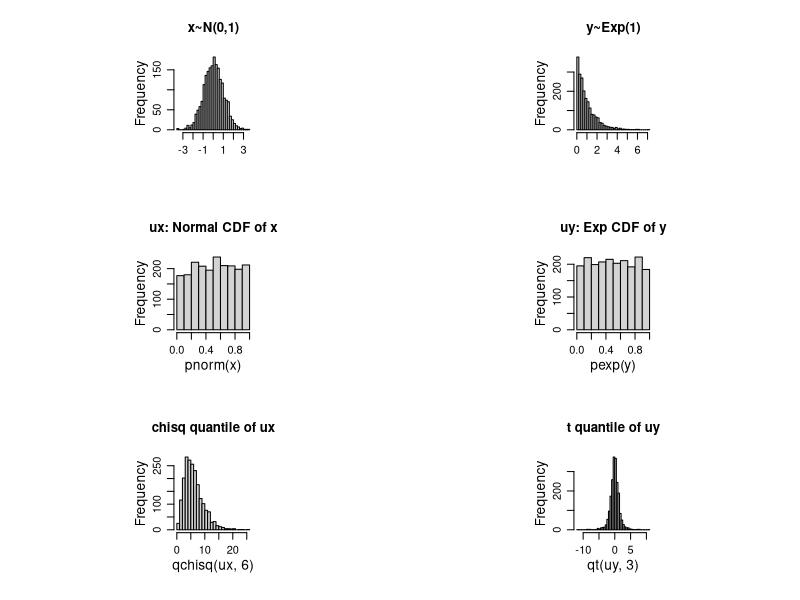
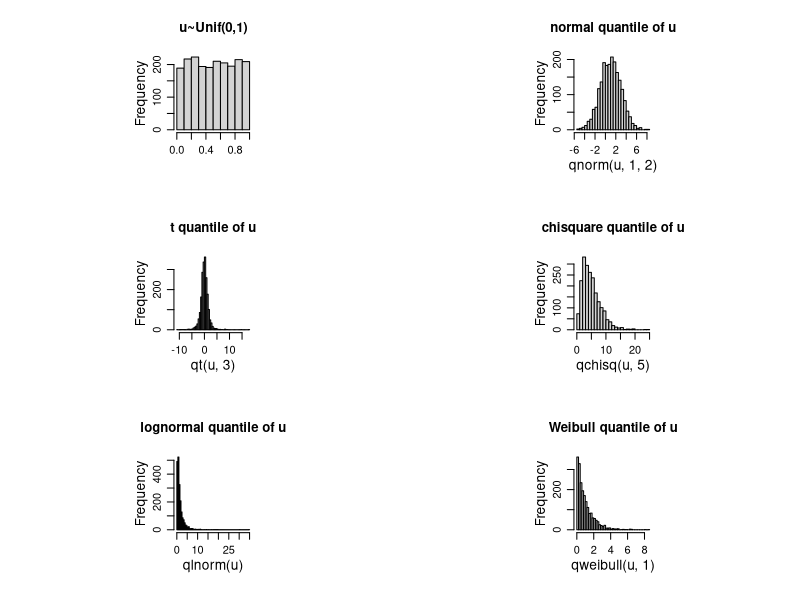
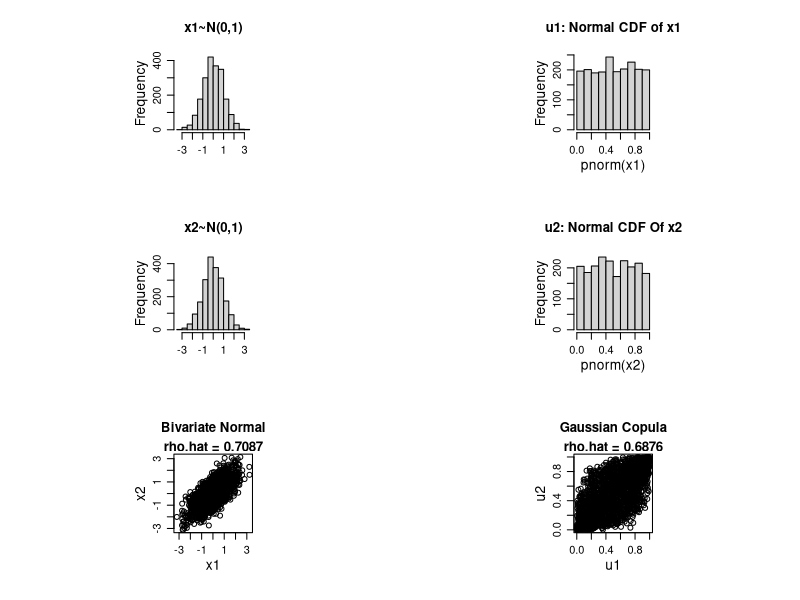
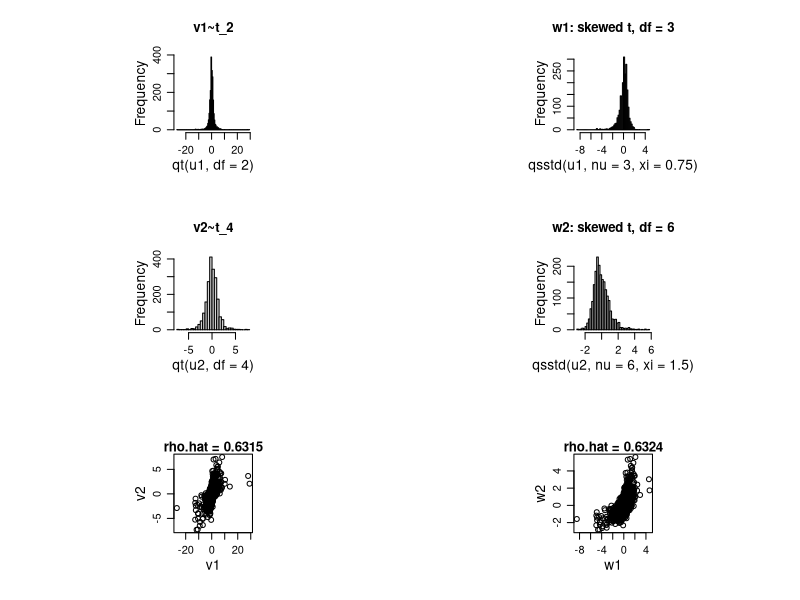
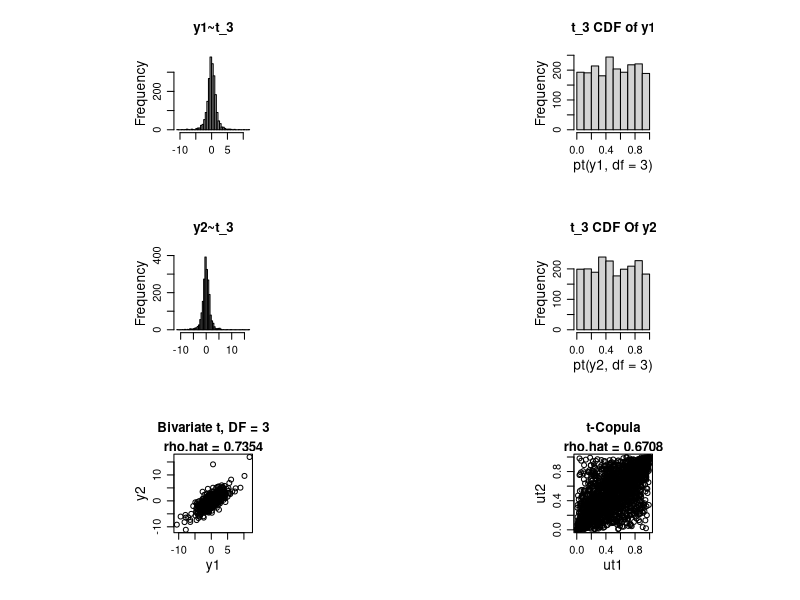
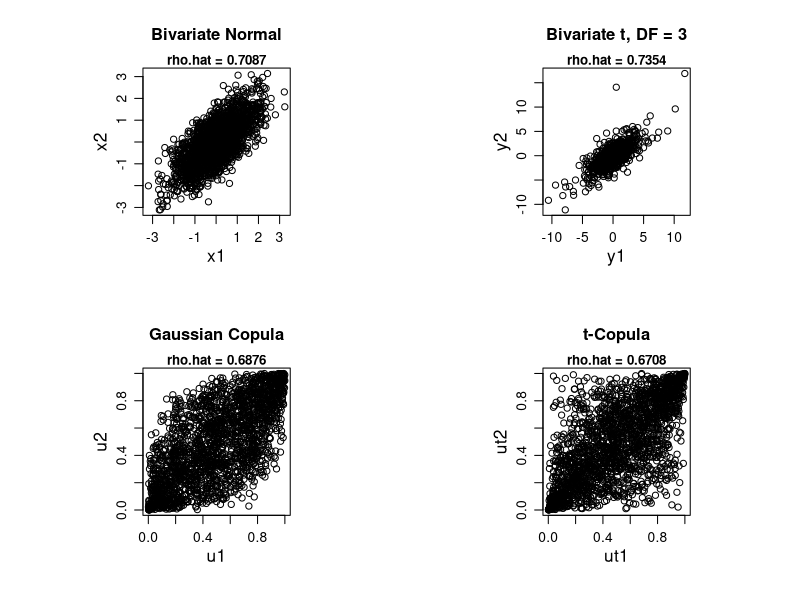
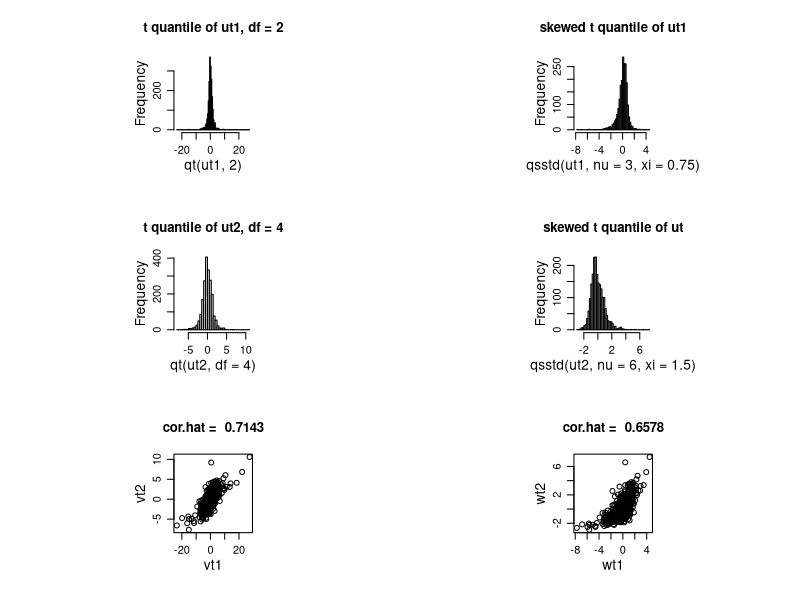
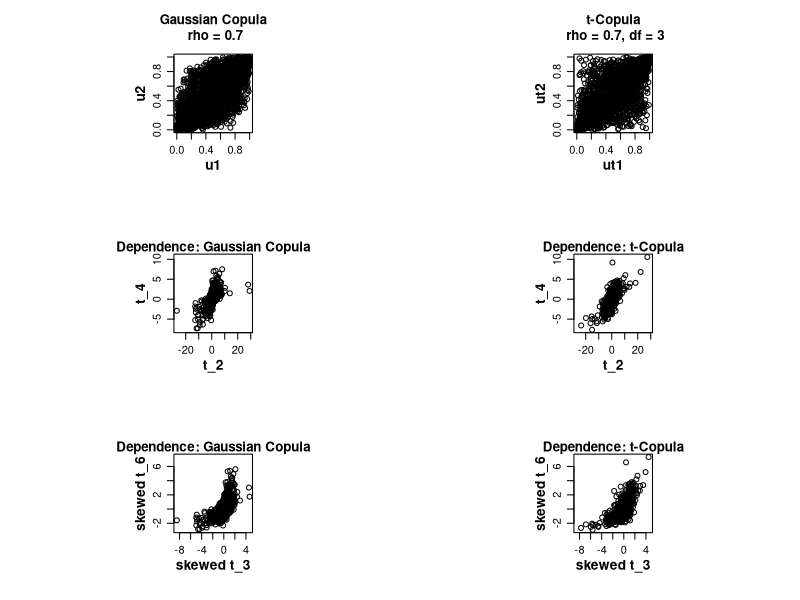

Write R code to recreate these figures, in order.
####---------------------------####
####    CDF Transformation     ####
####---------------------------####
set.seed(9132024)
n = 2048; 
par(mfrow =c(3,2), pty = "s", mgp = c(2,0.8,0), cex.lab = 1.25)
x = rnorm(n);  ## simulate N(0,1)
y = rexp(n);   ## simulate Exp(1)
hist(x, "scott", main ="x~N(0,1)", xlab = "");
hist(y, "scott", main = "y~Exp(1)", xlab = "")
head(cbind(x,y),4)

ux = pnorm(x); uy = pexp(y) ## CDF transform
hist(pnorm(x),"scott", main = "ux: Normal CDF of x");
hist(pexp(y),"scott", main = "uy: Exp CDF of y")

head(cbind(qnorm(ux), qexp(uy)),4);  ## quantile transform back to x and y

hist(qchisq(ux,6), "scott", main = "chisq quantile of ux"); ## chisquare
hist(qt(uy,3),"scott", main = "t quantile of uy");  ## t_3


set.seed(8343143)
u = runif(n) ### simulate uniform random variables
par(mfrow =c(3,2), pty = "s", mgp = c(2,0.8,0), cex.lab = 1.25)
hist(u, "scott", main = "u~Unif(0,1)", xlab = "")

## quantile transform to 5 different distributions
hist(qnorm(u,1,2), "scott", main = "normal quantile of u")
hist(qt(u,3),"scott", main = "t quantile of u")
hist(qchisq(u, 5),"scott", main = "chisquare quantile of u")
hist(qlnorm(u),"scott", main = "lognormal quantile of u")
hist(qweibull(u, 1),"scott", main = "Weibull quantile of u")

####---------------------------####
####     Gaussian Copula       ####
####---------------------------####
S = matrix(c(1,0.7,0.7,1),2); S
library(MASS); 
set.seed(63290)
X = mvrnorm(n,c(0,0), S); x1 = X[,1]; x2 = X[,2]
cat("Bivariate Normal with rho  = 0.7\n"); S

par(mfcol = c(3,2), pty = "s", mgp = c(2,0.8,0), cex.lab = 1.25)
hist(x1, main = "x1~N(0,1)", xlab = "")
hist(x2, main = "x2~N(0,1)", xlab = "")
plot(x1,x2, main = "Bivariate Normal")
mtext(paste("rho.hat =", round(cor(x1,x2),4)), font = 2, cex = 0.8)

u1 = pnorm(x1); u2 = pnorm(x2); 
hist(pnorm(x1),"scott", main = "u1: Normal CDF of x1")
hist(pnorm(x2),"scott", main = "u2: Normal CDF Of x2")
plot(u1,u2)
title(main = "Gaussian Copula")
mtext(paste("rho.hat =", round(cor(u1,u2),4)), font = 2, cex = 0.8)


v1 = qt(u1, df = 2); v2 = qt(u2, df = 4);
hist(qt(u1, df = 2),"scott", main = "v1~t_2")
hist(qt(u2, df = 4),"scott", main = "v2~t_4")
plot(v1,v2)
mtext(paste("rho.hat =", round(cor(v1,v2),4)), font = 2, cex = 0.8)

library(fGarch)
w1 = qsstd(u1, nu = 3, xi = 0.75); w2 = qsstd(u2, nu = 6, xi = 1.5);
hist(qsstd(u1, nu = 3, xi = 0.75),"scott", main = "w1: skewed t, df = 3")
hist(qsstd(u2, nu = 6, xi = 1.5),"scott", main = "w2: skewed t, df = 6")
plot(w1,w2)
mtext(paste("rho.hat =", round(cor(w1,w2),4)), font = 2, cex = 0.8)

####---------------------------####
#####         t-Copula         ####
####---------------------------####
####    Simulate Bivariate t   ####
set.seed(20283)
df = 3
chi = rchisq(n,df)
y1 = x1/sqrt(chi/df); y2 = x2/sqrt(chi/df); Y = cbind(y1,y2)

####---------------------------####
par(mfcol = c(3,2), pty = "s", mgp = c(2,0.8,0), cex.lab = 1.25)
hist(y1,"scott",  main = "y1~t_3", xlab = "")
hist(y2,"scott", main = "y2~t_3", xlab = "")
plot(Y, main = "Bivariate t, DF = 3")
mtext(paste("rho.hat =", round(cor(y1,y2),4)), font = 2, cex = 0.8)

ut1 = pt(y1,df= 3); ut2 = pt(y2, df =3)
hist(pt(y1, df = 3),"scott", main = "t_3 CDF of y1")
hist(pt(y2, df =3), "scott", main = "t_3 CDF Of y2")
plot(ut1,ut2, main = "t-Copula")
mtext(paste("rho.hat =", round(cor(ut1,ut2),4)), font = 2, cex = 0.8)

####---------------------------####
####    Plot both Copulas      ####
####---------------------------####
par(mfrow = c(2,2), pty = "s", mgp = c(2,0.8,0), cex.lab = 1.25)
plot(x1,x2, main = "Bivariate Normal")
mtext(paste("rho.hat =", round(cor(x1,x2),4)), font = 2, cex = 0.8)
plot(Y, main = "Bivariate t, DF = 3")
mtext(paste("rho.hat =", round(cor(y1,y2),4)), font = 2, cex = 0.8)
plot(u1,u2)
title(main = "Gaussian Copula")
mtext(paste("rho.hat =", round(cor(u1,u2),4)), font = 2, cex = 0.8)
plot(ut1,ut2, main = "t-Copula")
mtext(paste("rho.hat =", round(cor(ut1,ut2),4)), font = 2, cex = 0.8)

####---------------------------#####
## t marginals with different df's
par(mfcol = c(3,2), pty = "s", mgp = c(2,0.8,0), cex.lab = 1.25)
vt1 = qt(ut1, df = 2); vt2 = qt(ut2, df = 4);
hist(qt(ut1, 2),"scott", main = "t quantile of ut1, df = 2")
hist(qt(ut2, df = 4),"scott", main = "t quantile of ut2, df = 4")
plot(vt1,vt2, main = paste("cor.hat = ", round(cor(vt1,vt2),4)))

##  skewed t marginals
wt1 = qsstd(ut1, nu = 3, xi = 0.75); wt2 = qsstd(ut2, nu = 6, xi = 1.5);
hist(qsstd(ut1, nu = 3, xi = 0.75),"scott", main = "skewed t quantile of ut1")
hist(qsstd(ut2, nu = 6, xi = 1.5),"scott", main = "skewed t quantile of ut")
plot(wt1,wt2, main = paste("cor.hat = ", round(cor(wt1,wt2),4)))


####------------------------------####
#### Gaussian and t copulas with  ####
####      the same marginals      ####
####------------------------------####
par(mfrow = c(3,2), pty = "s", font.lab = 2, mgp = c(2,0.8,0), cex.lab = 1.25)
plot(u1,u2, main = "Gaussian Copula\n rho = 0.7")
plot(ut1,ut2, main = "t-Copula\n rho = 0.7, df = 3")

xlim = range(c(v1,vt1)); ylim = range(c(v2,vt2))
plot(v1,v2, xlab = "t_2", ylab = "t_4", xlim = xlim, ylim = ylim)
mtext("Dependence: Gaussian Copula", font = 2, cex = 0.8)
plot(vt1,vt2, xlab = "t_2", ylab = "t_4", xlim = xlim, ylim = ylim)
mtext("Dependence: t-Copula", font = 2, cex = 0.8)

xlim = range(c(w1,wt1)); ylim = range(c(w2,wt2))
plot(w1,w2, xlab = "skewed t_3", ylab = "skewed t_6", xlim = xlim, ylim = ylim)
mtext("Dependence: Gaussian Copula", font = 2, cex = 0.8)
plot(wt1,wt2, xlab = "skewed t_3", ylab = "skewed t_6", xlim = xlim, ylim = ylim)
mtext("Dependence: t-Copula", font = 2, cex = 0.8)
